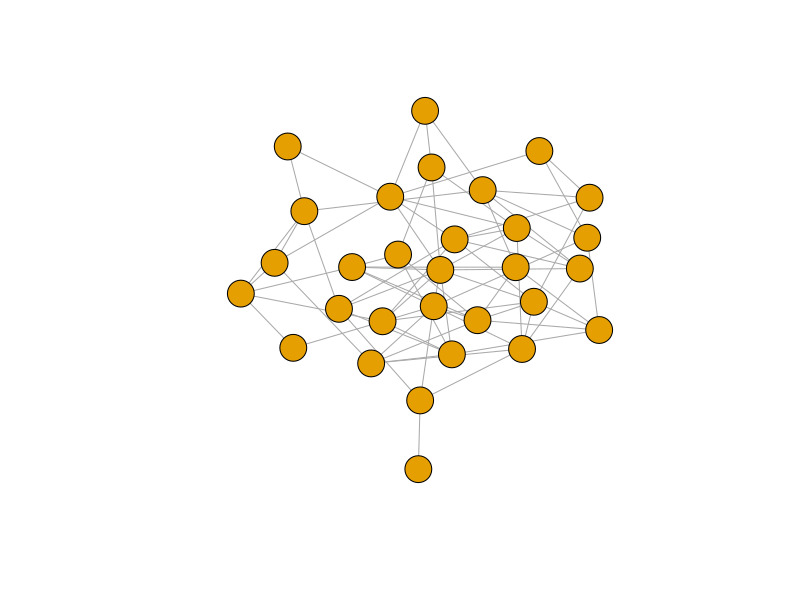
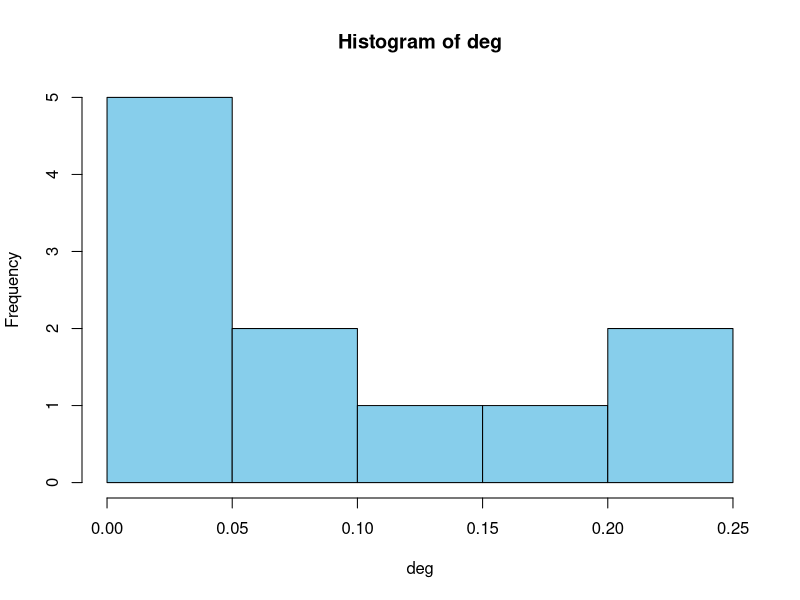
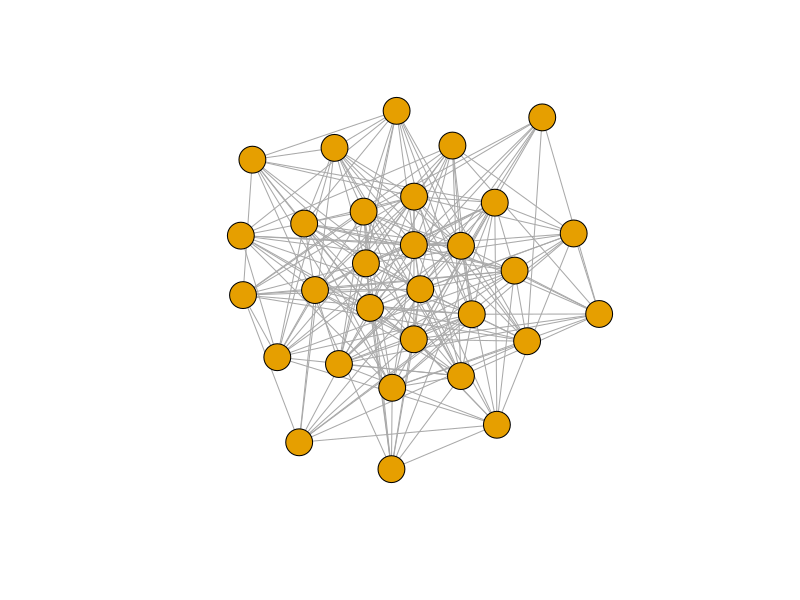
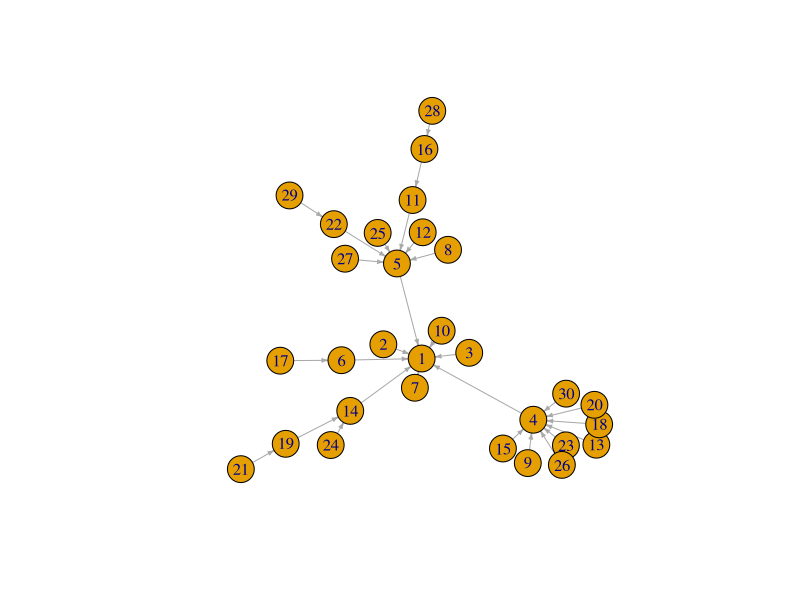
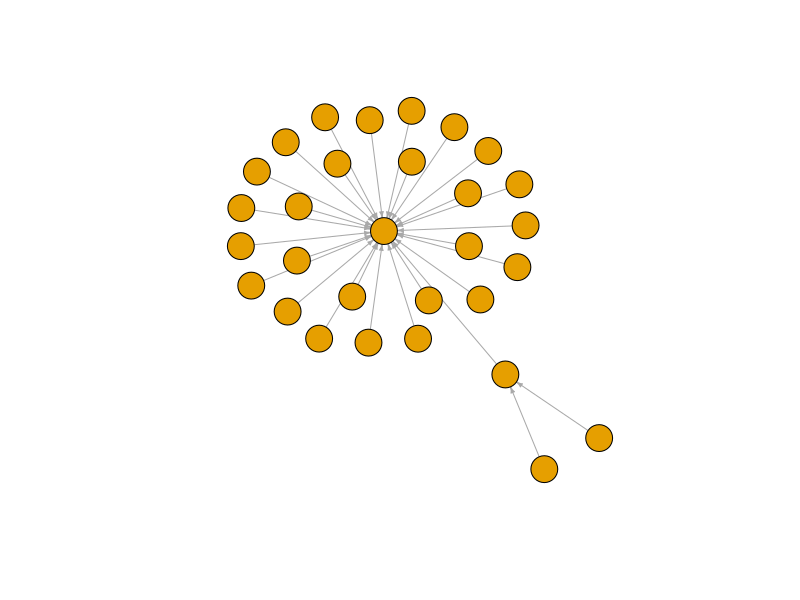
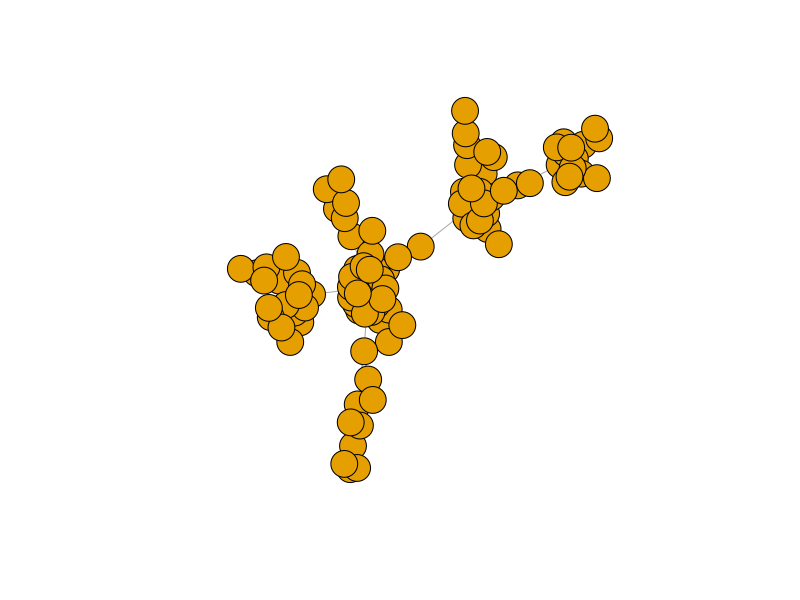

Recreate these plots in R, in order.
library(igraph)
options(digits=3)
#Q1
graph1 <- erdos.renyi.game(30, 0.17)
plot(graph1,vertex.label=NA, layout=layout_with_gem(graph1))

#Q2 a) How many edges were created?
print(ecount(graph1))

#Q2 B) Compute the degree distribution of the network. 
deg <- degree_distribution(graph1)
print(deg)
#Q2 c) Plot a histogram of the degree distribution.
hist(deg, col="skyblue")

#Q2 d) Compute the density of the network. 
print(graph.density(graph1))

#Q3 a) Calculate the density of graph2. 
graph2 <- erdos.renyi.game(30, 0.5)
print(graph.density(graph2))
plot(graph2,vertex.label=NA, layout=layout_with_gem(graph2))


#Q3 b) Does graph2 have a higher or lower density than graph1?  
#Higher density

#Q3 c) What does the difference in density of both graphs with respect to the value of p tell you? 

#Q3 d) Increase the number of nodes of graph2 to 100 (p still remains 0.5) and compute the density of the network. ?
graph2 <- erdos.renyi.game(100, 0.5)
print(graph.density(graph2)) #0.504

#Q4 Plot the graph with preferential attachment
graph1_pa <- sample_pa(30)
plot(graph1_pa,edge.arrow.size=0.3)

#Q4 a) Calculate the density of graph1_pa and compare that to the density of graph1 and graph2 from Q1 and Q3.
print(graph.density(graph1_pa)) #0.033 The density is lower than the previous graphs

#Q4 b) Carry out a random walk on the graph and return the vertices that the random walk passed through
w<- random_walk(graph1_pa,start=1,steps=8,mode = c("in"))
print(table(w))

#Q4 c) Increase the power of the preferential attachment from 1 (default) to 3 and plot another random graph (graph2_pa)
graph2_pa <- sample_pa(30,3)
plot(graph2_pa,vertex.label=NA,edge.arrow.size=0.3)

#Q4 d) Calculate the density of graphs graph1_pa and graph2_pa.
print(graph.density(graph1_pa))
print(graph.density(graph2_pa))

graph3_pa <- sample_pa(100,1)
plot(graph3_pa,vertex.label=NA,edge.arrow.size=0.3)
print(graph.density(graph3_pa))

